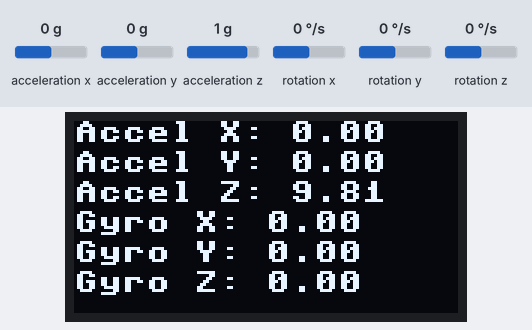
Recording of a program running on a simulated ESP32 board running MicroPython. Shown: 128×64 one-colour display. Inputs (shaded band) come from the test bench; at power-on: acceleration x 0 g, acceleration y 0 g, acceleration z 1 g, rotation x 0 °/s, rotation y 0 °/s, rotation z 0 °/s. Library files of the repository ran but are not shown: mpu6050.py; what the program prints to the serial console is not drawn.

Above: at 1.2 s.
1.3 s: acceleration x set to -1.4 g
At 2.5 s:
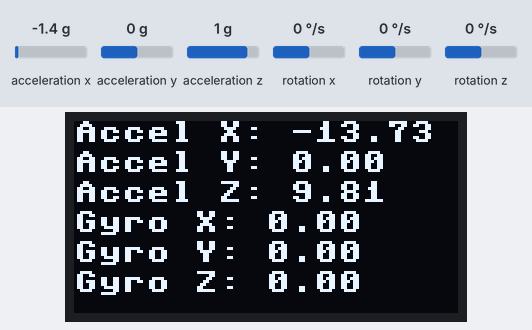
3.2 s: acceleration y set to -1.4 g
At 4.1 s:
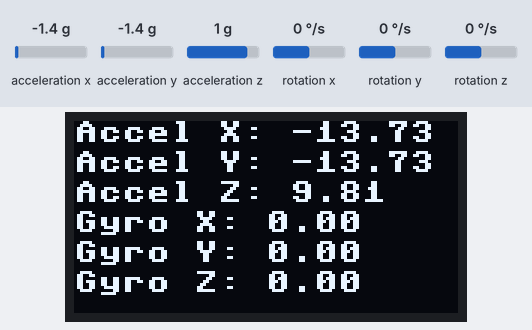
4.8 s: acceleration z set to -1.4 g
At 5.8 s:
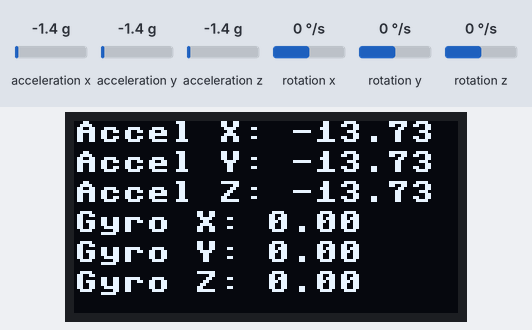
6.5 s: rotation x set to -192 °/s
At 7.4 s:
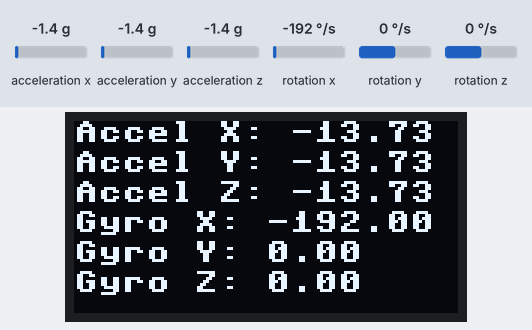
8.1 s: rotation y set to -192 °/s
At 9.1 s:
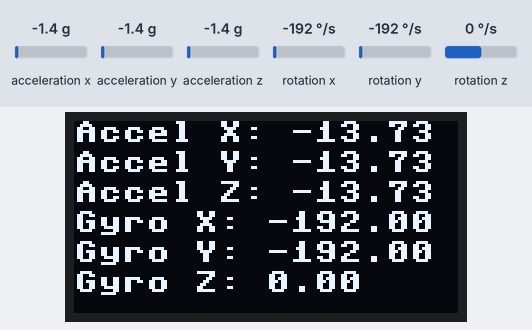
9.8 s: rotation z set to -192 °/s
At 10.8 s:
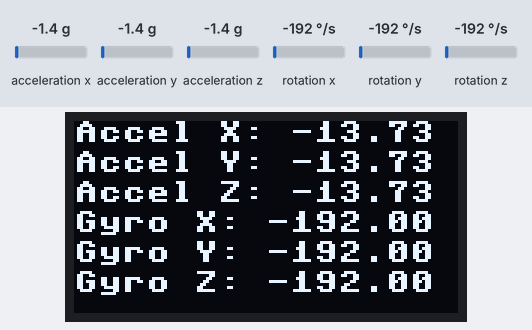
Timing chart, 0 to 12.4 s (numbered marks = the images above; inputs shaded):
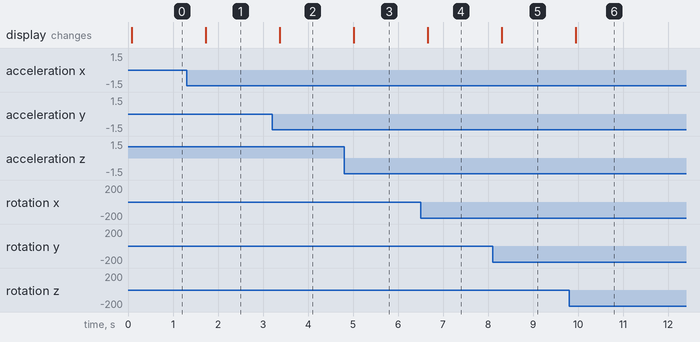

The program:

Accel_gyro.py
```python
from machine import Pin, I2C
import time
import ssd1306
from mpu6050 import MPU6050

# I2C setup
i2c = I2C(scl=Pin(5), sda=Pin(4), freq=400000)

# OLED setup
oled = ssd1306.SSD1306_I2C(128, 64, i2c)

# MPU-6050 setup
mpu = MPU6050(i2c)

# Button setup (Pin 0)
button = Pin(0, Pin.IN, Pin.PULL_UP)

# Function to display data
def display_data(accel_x, accel_y, accel_z, gyro_x, gyro_y, gyro_z):
    oled.fill(0)  # Clear the screen

    print('Accel X: {:.2f}'.format(accel_x))
    print('Accel Y: {:.2f}'.format(accel_y))
    print('Accel Z: {:.2f}'.format(accel_z))
    print('Gyro X: {:.2f}'.format(gyro_x))
    print('Gyro Y: {:.2f}'.format(gyro_y))
    print('Gyro Z: {:.2f}'.format(gyro_z))

    oled.text('Accel X: {:.2f}'.format(accel_x), 0, 0)
    oled.text('Accel Y: {:.2f}'.format(accel_y), 0, 10)
    oled.text('Accel Z: {:.2f}'.format(accel_z), 0, 20)
    oled.text('Gyro X: {:.2f}'.format(gyro_x), 0, 30)
    oled.text('Gyro Y: {:.2f}'.format(gyro_y), 0, 40)
    oled.text('Gyro Z: {:.2f}'.format(gyro_z), 0, 50)
    oled.show()

# Main loop
def main():
    while True:
        if button.value() == 0:  # Button pressed (active low)
            print("Button pressed, exiting.")
            oled.fill(0)
            oled.text("Exiting...", 0, 0)
            oled.show()
            time.sleep(2)
            break

        # Get accelerometer and gyroscope data
        accel_data = mpu.get_accel_data()
        gyro_data = mpu.get_gyro_data()

        # Display accelerometer and gyroscope data on OLED
        display_data(accel_data['x'], accel_data['y'], accel_data['z'],
                     gyro_data['x'], gyro_data['y'], gyro_data['z'])

        time.sleep(0.5)

main()
```

Measured:
- after the input at 1.3 s, the display: changes after 0.42 s (image 1)
- after the input at 3.2 s, the display: changes after 0.17 s (image 2)
- after the input at 4.8 s, the display: changes after 0.21 s (image 3)
- after the input at 6.5 s, the display: changes after 0.16 s (image 4)
- after the input at 8.1 s, the display: changes after 0.20 s (image 5)
- after the input at 9.8 s, the display: changes after 0.15 s (image 6)
